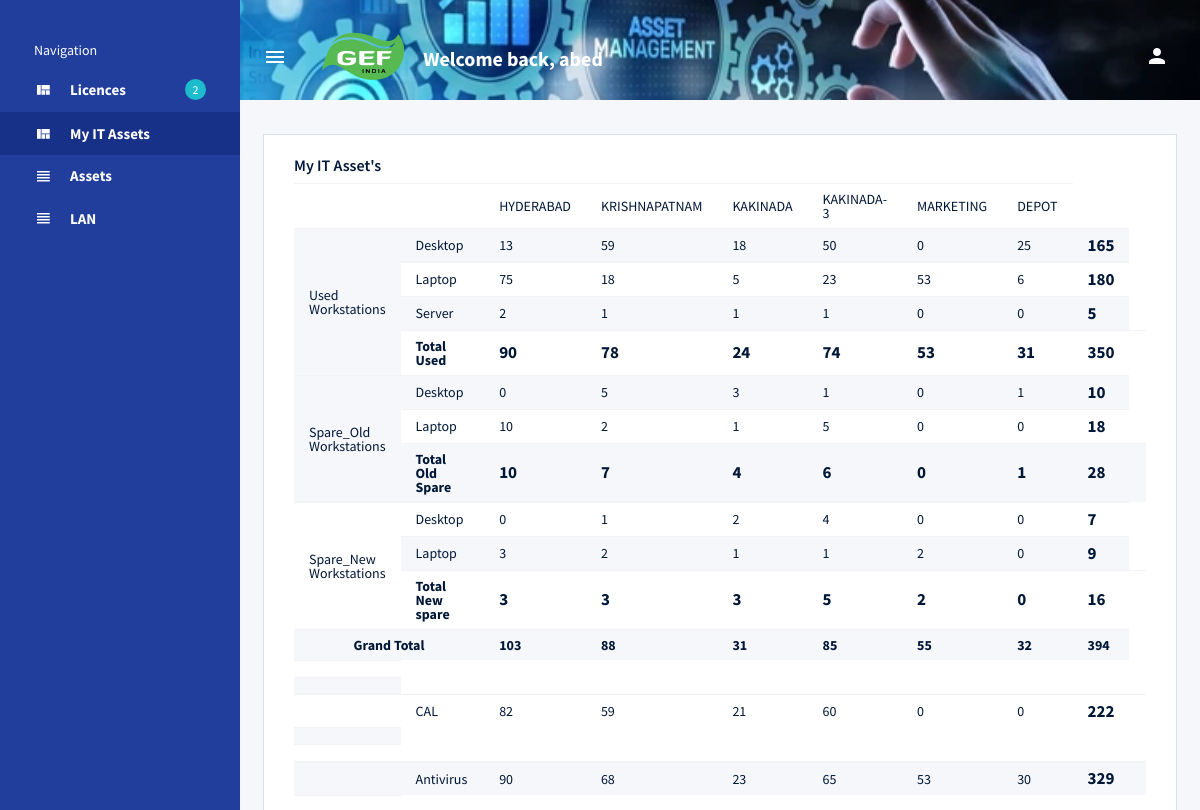
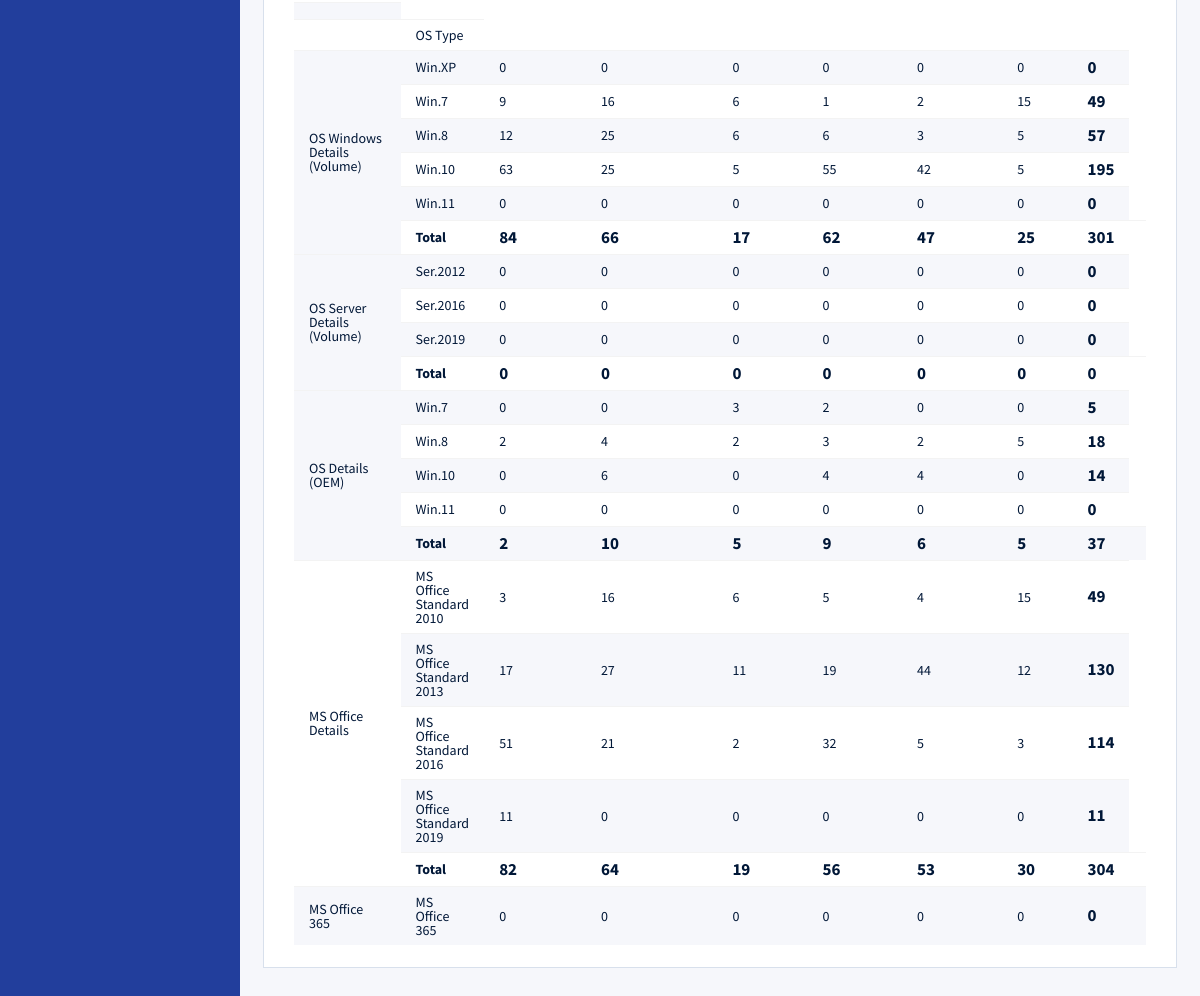
The page /it_assets (signed in) on the database its author committed (2 pictures, top to bottom).
### assetapp/models.py (models this page shows, shortened)
class AssetModel(models.Model):
    user_name = models.CharField(max_length=100, default='')
    user_contact = models.CharField(max_length=100, default='')
    user_email = models.EmailField(max_length=100,default='')
    location = models.CharField(max_length=100)
    sub_location = models.CharField(max_length=100,default='')
    asset_no = models.CharField(max_length=100, default='')
    serial_no = models.CharField(max_length=100, default='')
    emp_id = models.CharField(max_length=100, default='')
    usage_type = models.CharField(max_length=100, default='')
    machine_type = models.CharField(max_length=100, default='')
    gef_id_number = models.CharField(max_length=100, default='')
    domain_workgroup = models.CharField(max_length=100, default='')
    Domain_User_Name = models.CharField(max_length=100, default='')
    machine_make = models.CharField(max_length=100, default='')
    machine_age = models.CharField(max_length=100, default='')
    machine_model_no = models.CharField(max_length=100, default='')
    machine_serial_no = models.CharField(max_length=100, default='')
    hdd = models.CharField(max_length=100, default='')
    hdd_type = models.CharField(max_length=100, default='')
    hdd_make = models.CharField(max_length=100, default='')
    hdd_model = models.CharField(max_length=100, default='')
    hdd_serial_no = models.CharField(max_length=100, default='')
    ram = models.CharField(max_length=100, default='')
    processor = models.CharField(max_length=100, default='')
    processor_purchase_date = models.DateField(default=date(1111, 11, 11),null=True,blank=True)
    date_type = models.CharField(max_length=100, default='')
    amc_start_date = models.DateField(null=True,blank=True)
    amc_end_date = models.DateField(null=True,blank=True)
    user_acceptance_date = models.DateField(null=True,blank=True)
    user_handed_over_date = models.DateField(null=True,blank=True)
    Operating_System_Version = models.CharField(max_length=100, default='')
    OS = models.CharField(max_length=100, default='')
    OEM_Volume = models.BooleanField(default='')
    ms_office = models.BooleanField(default='')
    ms_office_version = models.CharField(max_length=100, default='')
    ms_365 = models.CharField(max_length=100, default='')
    ms_visio = models.CharField(max_length=100, default='')
    ms_access = models.CharField(max_length=100, default='')
    Antivirus = models.BooleanField(default='')
    AutoCAD = models.BooleanField(default='')
    Coral_Draw = models.BooleanField(default='')
    Pdf_Writer = models.BooleanField(default='')
    Winzip = models.BooleanField(default='')
    Installed_Softwares = models.CharField(max_length=1000, default='')
    Adobe_acrobate = models.BooleanField(default='')
    Visio = models.BooleanField(default='')
    Access = models.BooleanField(default='')
    SAP = models.BooleanField(default='')
    SAP_User_ID =models.CharField(max_length=100, default='')
    Status = models.CharField(max_length=100, default='')
    Remarks = models.CharField(max_length=100, default='')

### assetapp/views.py (the view)
# urls.py: path('it_assets', views.it_assets, name='it_assets'),
def it_assets(request):
    list = getAssets()
    list4 = getAssetsByLocation()
    list['vol']= list4
    list5 = getAssetsByLocationAntivirus()
    list['antivirus'] = list5
    list6 = getAssetsByLocationDomain()
    list['cal'] = list6
    list7 = getAssetsByLocationMs365()
    list['O365'] = list7
    if request.content_type == 'application/json':
        return JsonResponse(list)
    return render(request, "it_assets.html", list)

### assetapp/views.py (called while the page is built)
def getAssetsByLocationMs365():
    list = {"location": [], "data": []}
    r = "MS Office 365"
    total = 0
    for l1 in range(len(LOCATION)):
        l = LOCATION[l1]
        dat = getAssetCountByLocationO365(l[1], r)
        total = total + dat
        list['location'].append({"LOCATION": l[1], "data": dat})
    list['location'].append({"Total": total})
    return list

def getAssetsByLocationDomain():
    list = {"location": [], "data": []}
    r = "Domain / Workgoup"
    total = 0
    for l1 in range(len(LOCATION)):
        l = LOCATION[l1]
        dat = getAssetCountByLocationDomain(l[1], r)
        total = total + dat
        list['location'].append({"LOCATION": l[1], "data": dat})
    list['location'].append({"Total": total})
    return list

def getAssetCountByLocationDomain(l, r):
    if r == 'Domain / Workgoup':
        list = AssetModel.objects.all().filter(domain_workgroup='Domain', location=l)
    return len(list)

def getAssetsByLocationAntivirus():
    list = { "location": [],"data": []}
    r = "Antivirus"
    total = 0
    for l1 in range(len(LOCATION)):
        l = LOCATION[l1]
        dat = getAssetCountByLocationAntivirus(l[1], r)
        total = total+dat
        list['location'].append({"LOCATION": l[1], "data": dat})
    list['location'].append({"Total": total})
    return list

def getAssetCountByLocationAntivirus(l,r):
    r1 = False
    if r == 'Antivirus':
        r1 = True
        list = AssetModel.objects.all().filter(Antivirus=r1, location=l)
    return len(list)

def getAssetCountByLocationRemarksMachineType(l,r,m):
    if r == 'Used Workstations' :
        list = AssetModel.objects.all().filter(usage_type='Live', machine_type=m, location=l)
    elif r == 'Spare_Old Workstations' :
        list = AssetModel.objects.all().filter(user_name__iexact='Spare Old',machine_type=m, location=l).exclude(Status='Not working')
    elif r == 'Spare_New  Workstations' :
        list = AssetModel.objects.all().filter(user_name__iexact='Spare New',machine_type=m, location=l).exclude(Status='Not working')
    return len(list)

def getAssetCountByLocationO365(l,r):
    if r=='MS Office 365':
        list = AssetModel.objects.all().filter(ms_365=r, location=l)
    return len(list)

### templates/it_assets.html (shortened to what this page needs)
{% extends 'base.html' %}
{% load static %}
{% block content %}
{% if user.is_authenticated %}
<div class="row">
            <div class="col-lg-12 grid-margin stretch-card">
              <div class="card">
                <div class="card-body">
                  <h4 class="card-title">My IT Asset's</h4>
                  <div class="table-responsive">
                    <table class="table table-striped">
                    <thead>
                        <tr>
                            <td>&nbsp;</td>
                            <td>&nbsp;</td>
                            {% for x,y in LOCATION %}
                            <td>{{x}}</td>
                            {% endfor %}
                        </tr>
                      </thead>
                      {% for form in remark %}
                        {% for form1 in form.machine %}
                           <tr>
                        {% if forloop.counter0 == 0 %}
                             <td rowspan="{{form.SUBCOUNT}}">{{form.name}}</td>
                                {% endif %}
                        <td {% if 'Total' in form1.name %} class="total" {% endif %}>{{form1.name}}</td>
                          {% for form2 in form1.location %}
                        <td  style="width:50px"><span {% if 'Total' in form1.name %} class="total" {% endif %} >{{form2.data}}</span></td>
                          {% endfor %}
                        <td  style="width:50px"><span class="total"  >{{form1.ALLLocationSUM}}</span></td>
                           </tr>
                          {% endfor %}
                         {% endfor %}
                        <tr>
                            <td class="total"  style="text-align: -webkit-center;" colspan="2">Grand Total</td>
                         {% for form3 in gtotal %}
                        <td  class="total" >{{form3}}</td>
                        {% endfor %}
                        </tr>
                        <tr>
                            <td></td>
                        </tr>
                        <tr>
                            <td></td>
                        </tr>
                        <tr>
                            <td>&nbsp;</td>
                            <td>CAL</td>
                            {% for form in cal.location %}
                                {% if 'Total' in form %}
                                <td style="width:50px"><span class="total" >{{form.Total}}</span></td>
                                        {% endif %}
                                <td>{{ form.data }}</td>
                            {% endfor %}
                        </tr>
                        <tr>
                            <td></td>
                        </tr>
                        <tr>
                            <td></td>
                        </tr>
                        <tr>
                            <td>&nbsp;</td>
                            <td>Antivirus</td>
                            {% for form in antivirus.location %}
                                {% if 'Total' in form %}
                                <td style="width:50px"><span class="total" >{{form.Total}}</span></td>
                                        {% endif %}
                                <td>{{ form.data }}</td>
                            {% endfor %}
                        </tr>
                        <tr>
                            <td></td>
                        </tr>
                        <tr>
                            <td></td>
                        </tr>
                        <tr>
                            <td>&nbsp;</td>
                            <td>OS Type&nbsp;</td>
                        </tr>
                        {% for v in vol.remark %}
                            {% for form1 in v.machine %}
                        <tr>
                        {% if forloop.counter0 == 0 %}
                             <td rowspan="{{v.SUBCOUNT}}">{{v.name}}</td>
                                {% endif %}
                        <td {% if 'Total' in form1.name %} class="total" {% endif %}>{{form1.name}}</td>
                          {% for form2 in form1.location %}
                        <td  style="width:50px"><span {% if 'Total' in form1.name %} class="total" {% endif %} >{{form2.data}}</span></td>
                          {% endfor %}
                       <td  style="width:50px"><span class="total"  >{{form1.ALLLocationSUM}}</span></td>
                           </tr>
                        {% endfor %}{% endfor %}
                        <tr>
                            <td>MS Office 365</td>
                            <td>MS Office 365</td>
                        {% for form in O365.location %}
                                    {% if 'Total' in form %}
                                <td style="width:50px"><span class="total" >{{form.Total}}</span></td>
                                        {% endif %}
                                <td>{{ form.data }}</td>
                        {% endfor %}
                        </tr>
          </table>
                  </div>
                </div>
              </div>
            </div>
 </div>
{% endif %}
{% endblock %}

### templates/base.html (shortened to what this page needs)
{% load static %}
<!DOCTYPE html>
<html lang="en">
<head>
  <link rel="stylesheet" href="{% static 'vendors/mdi/css/materialdesignicons.min.css' %}">
  <link rel="stylesheet" href="{% static 'vendors/css/vendor.bundle.base.css' %}">
  <link rel="stylesheet" href="{% static 'css/style.css' %}">
  <link rel="stylesheet" href="{% static 'css/jquery.dataTables.min.css' %}">
</head>
<body>
  <div class="container-scroller d-flex">
    <nav class="sidebar sidebar-offcanvas" id="sidebar">
      <ul class="nav">
        <li class="nav-item sidebar-category">
          <p>Navigation</p>
        </li>
        <li class="nav-item">
          <a class="nav-link" href="/">
            <i class="mdi mdi-view-quilt menu-icon"></i>
            <span class="menu-title">Licences</span>
            <div class="badge badge-info badge-pill">2</div>
          </a>
        </li>
            <li class="nav-item">
              <a class="nav-link" href="/it_assets">
                <i class="mdi mdi-view-quilt menu-icon"></i>
                <span class="menu-title">My IT Assets</span>
              </a>
            </li>
        <li class="nav-item">
          <a class="nav-link" href="/assets">
            <i class="mdi mdi-view-headline menu-icon"></i>
            <span class="menu-title">Assets</span>
          </a>
        </li>
        <li class="nav-item">
          <a class="nav-link" href="/list">
            <i class="mdi mdi-view-headline menu-icon"></i>
            <span class="menu-title">LAN</span>
          </a>
        </li>
      </ul>
    </nav>
    <div class="container-fluid page-body-wrapper">
      <nav class="navbar col-lg-12 col-12 px-0 py-0 py-lg-4 d-flex flex-row">
        <div class="navbar-menu-wrapper d-flex align-items-center justify-content-end">
          <button class="navbar-toggler navbar-toggler align-self-center" type="button" data-toggle="minimize">
            <span class="mdi mdi-menu"></span>
          </button>
          <div class="navbar-brand-wrapper">
            <a class="navbar-brand brand-logo" href="index.html"><img src="{% static 'images/logo.png' %}" alt="logo"/></a>
          </div>
          <h4 class="font-weight-bold mb-0 d-none d-md-block mt-1">Welcome back, {{user}}</h4>
          <ul class="navbar-nav navbar-nav-right">
            <li class="nav-item dropdown mr-2">
              <a class="nav-link count-indicator dropdown-toggle d-flex align-items-center justify-content-center" id="notificationDropdown" href="#" data-toggle="dropdown">
                <i class="mdi mdi-account"></i>
              </a>
            </li>
          </ul>
        </div>
       </nav>
      <div class="main-panel">
        <div class="content-wrapper">
          {% block content %}{% endblock %}
        </div>
      </div>
    </div>
  </div>
</body>
</html>

### templates/it_assets.html (style rules this page uses)
.table td { padding: .5rem 0.9375rem!important; }
.table { margin-bottom: 0; }
.total { font-size: 17px; font-weight: bold; }

### rows shown on the page
AssetModel: name "Laptop", data "10" "2" "1" "5" "0" "0", ALLLocationSUM "18", name "Win.8", data "2" "4" "2" "3" "2" "5"
AssetModel: name "Win.7", data "9" "16" "6" "1" "2" "15", ALLLocationSUM "49"
AssetModel: name "Win.8", data "12" "25" "6" "6" "3" "5", ALLLocationSUM "57"
AssetModel: name "Win.10", data "63" "25" "5" "55" "42" "5", ALLLocationSUM "195"

### other values the page prints
{{ user }} "abed"
{{ x }} "HYDERABAD" "KRISHNAPATNAM" "KAKINADA" "KAKINADA-3" "MARKETING" "DEPOT"
{{ v.name }} "OS Windows Details (Volume)" "OS Server Details (Volume)" "OS Details (OEM)" "MS Office Details"
